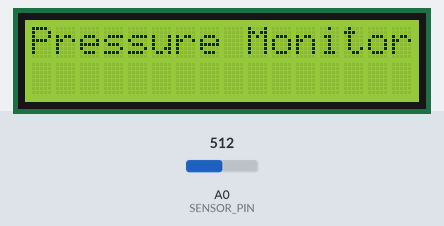
Recording of a sketch running on a simulated Arduino Mega 2560, built with avr-gcc and run on an emulated ATmega2560. Parts: 16×2 character LCD. Inputs (shaded band) come from the test bench; at power-on: A0 (SENSOR_PIN) = 512. What the sketch prints to the serial monitor is not drawn.

Above: at 0.1 s.
At 10.2 s:
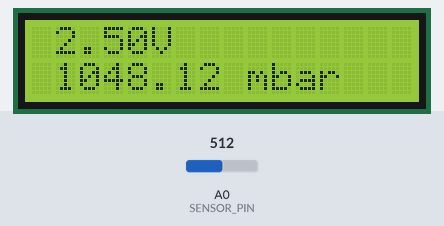

The sketch:

Pressure_sensor_Voltage_reading.ino
```cpp
#include <Wire.h>
#include "DFRobot_RGBLCD1602.h"

#define SENSOR_PIN A0  // Analog input pin
#define SAMPLE_INTERVAL 100  // Time between readings (ms)
#define AVERAGE_DURATION 10000  // Total averaging time taken per output (ms)

DFRobot_RGBLCD1602 lcd(/*RGBAddr*/0x6B ,/*lcdCols*/16,/*lcdRows*/2);  //16 characters and 2 lines of show

void setup() {
    Serial.begin(9600);
    while (!Serial);
    Serial.println("Arduino Mega is running...");
    lcd.init();
    //lcd.backlight();
    lcd.setCursor(0, 0);
    lcd.print("Pressure Monitor");
}
void loop(){
    float sumVoltage = 0.0;
    int sampleCount = 0;
    int serialno=1;
    unsigned long startTime = millis();

    while (millis() - startTime < AVERAGE_DURATION) {
        int rawValue = analogRead(SENSOR_PIN);
        float voltage = (rawValue / 1023.0) * 5.0;
        sumVoltage += voltage;
        sampleCount++;

        delay(SAMPLE_INTERVAL);
    }

    float averageVoltage = sumVoltage / sampleCount;
    //Serial.print("Average Voltage (last 5s): ");
    //Serial.print(averageVoltage);
    //Serial.println(" V");
    float pressure = (averageVoltage-0.48)*0.981/0.0565 + 1013;//standard pressure=1013mbar at 2.52V, every additional 1cm of water increases pressure by 0.0292mbar, and 1cm water equals 0.981mbar pressure
    //Serial.print("Average pressure value: ");
    Serial.println(pressure);
    //Serial.println("mbar/hPa");
    //updating LCD display
    lcd.clear();
    lcd.setCursor(1, 1);
    lcd.print(pressure);
    lcd.print(" mbar");
    lcd.setCursor(1,0);
    lcd.print(averageVoltage);
    lcd.print("V");
}
```
